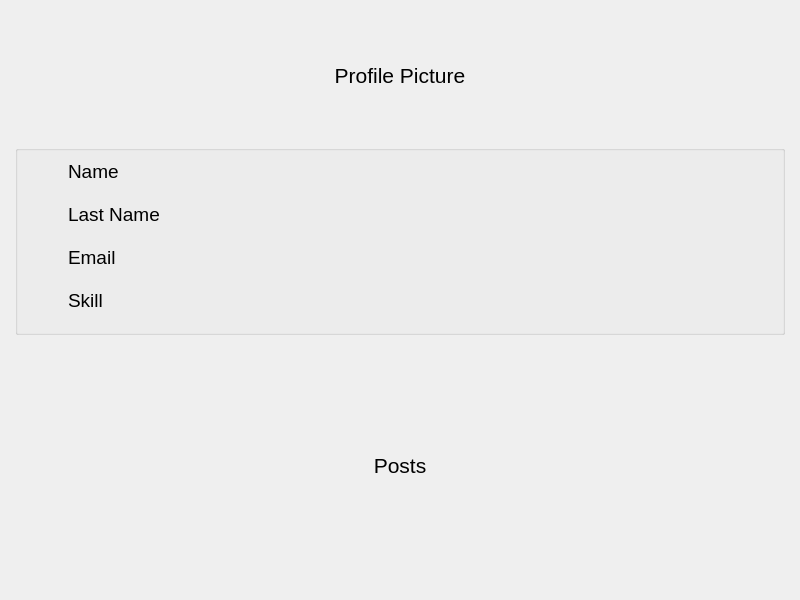
<?xml version="1.0" encoding="UTF-8"?>
<ui version="4.0">
 <class>ViewProfile</class>
 <widget class="QWidget" name="ViewProfile">
  <property name="geometry">
   <rect>
    <x>0</x>
    <y>0</y>
    <width>800</width>
    <height>600</height>
   </rect>
  </property>
  <property name="windowTitle">
   <string>Form</string>
  </property>
  <layout class="QVBoxLayout" name="verticalLayout" stretch="1,1,2">
   <property name="spacing">
    <number>10</number>
   </property>
   <property name="leftMargin">
    <number>15</number>
   </property>
   <property name="topMargin">
    <number>15</number>
   </property>
   <property name="rightMargin">
    <number>15</number>
   </property>
   <property name="bottomMargin">
    <number>15</number>
   </property>
   <item>
    <widget class="QLabel" name="profileLabel">
     <property name="font">
      <font>
       <pointsize>16</pointsize>
      </font>
     </property>
     <property name="text">
      <string>Profile Picture</string>
     </property>
     <property name="alignment">
      <set>Qt::AlignCenter</set>
     </property>
    </widget>
   </item>
   <item>
    <widget class="QGroupBox" name="informationGroup">
     <property name="title">
      <string/>
     </property>
     <layout class="QFormLayout" name="formLayout">
      <property name="horizontalSpacing">
       <number>70</number>
      </property>
      <property name="verticalSpacing">
       <number>20</number>
      </property>
      <property name="leftMargin">
       <number>50</number>
      </property>
      <property name="topMargin">
       <number>9</number>
      </property>
      <property name="rightMargin">
       <number>15</number>
      </property>
      <property name="bottomMargin">
       <number>20</number>
      </property>
      <item row="0" column="0">
       <widget class="QLabel" name="nameTitleLabel">
        <property name="font">
         <font>
          <pointsize>14</pointsize>
         </font>
        </property>
        <property name="text">
         <string>Name</string>
        </property>
       </widget>
      </item>
      <item row="2" column="1">
       <widget class="QLabel" name="lastNameLabel">
        <property name="font">
         <font>
          <pointsize>14</pointsize>
         </font>
        </property>
        <property name="text">
         <string/>
        </property>
       </widget>
      </item>
      <item row="0" column="1">
       <widget class="QLabel" name="nameLable">
        <property name="font">
         <font>
          <pointsize>14</pointsize>
         </font>
        </property>
        <property name="text">
         <string/>
        </property>
       </widget>
      </item>
      <item row="6" column="0">
       <widget class="QLabel" name="skillTitleLabel">
        <property name="font">
         <font>
          <pointsize>14</pointsize>
         </font>
        </property>
        <property name="text">
         <string>Skill</string>
        </property>
       </widget>
      </item>
      <item row="6" column="1">
       <widget class="QLabel" name="skillLabel">
        <property name="font">
         <font>
          <pointsize>14</pointsize>
         </font>
        </property>
        <property name="text">
         <string/>
        </property>
       </widget>
      </item>
      <item row="4" column="1">
       <widget class="QLabel" name="emailLabel">
        <property name="font">
         <font>
          <pointsize>14</pointsize>
         </font>
        </property>
        <property name="text">
         <string/>
        </property>
       </widget>
      </item>
      <item row="4" column="0">
       <widget class="QLabel" name="emailTitleLabel">
        <property name="font">
         <font>
          <pointsize>14</pointsize>
         </font>
        </property>
        <property name="text">
         <string>Email</string>
        </property>
       </widget>
      </item>
      <item row="2" column="0">
       <widget class="QLabel" name="lastNameTitleLabel">
        <property name="font">
         <font>
          <pointsize>14</pointsize>
         </font>
        </property>
        <property name="text">
         <string>Last Name</string>
        </property>
       </widget>
      </item>
     </layout>
    </widget>
   </item>
   <item>
    <widget class="QLabel" name="postsLabel">
     <property name="font">
      <font>
       <pointsize>16</pointsize>
      </font>
     </property>
     <property name="text">
      <string>Posts</string>
     </property>
     <property name="alignment">
      <set>Qt::AlignCenter</set>
     </property>
    </widget>
   </item>
  </layout>
 </widget>
 <resources/>
 <connections/>
</ui>
